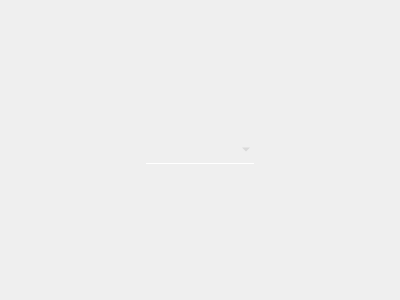
<?xml version="1.0" encoding="UTF-8"?>
<ui version="4.0">
 <class>WidgetDeistvie</class>
 <widget class="QWidget" name="WidgetDeistvie">
  <property name="geometry">
   <rect>
    <x>0</x>
    <y>0</y>
    <width>400</width>
    <height>300</height>
   </rect>
  </property>
  <property name="windowTitle">
   <string>Form</string>
  </property>
  <layout class="QVBoxLayout" name="verticalLayout">
   <property name="leftMargin">
    <number>0</number>
   </property>
   <property name="topMargin">
    <number>0</number>
   </property>
   <property name="rightMargin">
    <number>0</number>
   </property>
   <property name="bottomMargin">
    <number>0</number>
   </property>
   <item alignment="Qt::AlignmentFlag::AlignHCenter">
    <widget class="QComboBox" name="comboBox_deistvie">
     <property name="sizePolicy">
      <sizepolicy hsizetype="Fixed" vsizetype="Fixed">
       <horstretch>0</horstretch>
       <verstretch>0</verstretch>
      </sizepolicy>
     </property>
     <property name="styleSheet">
      <string notr="true">QComboBox {
	padding: 5, 5, 5, 5;
	border: none;
	border-bottom: 1px solid white;
	background: rgba(255, 255, 255, 0);
	transition: color 0.3s ease;
	transition: border-bottom 0.4s ease;
	color: rgb(204, 204, 204);
	font-size: 10pt;
	width: 90px;
}
QComboBox:hover {
   color: rgb(167, 167, 167);
}

QComboBox::item {
	background: rgb(67, 67, 67);
	border-radius: none;
}

QComboBox QAbstractItemView {
	border-radius: none;
    background: qlineargradient(spread:pad, x1:0, y1:0, x2:1, y2:0, stop:0 rgb(58, 58, 58), stop:1 rgb(88, 88, 88));
	selection-border-radius: none;
	selection-border: none;
	border: none;
	border-radius: 0;
	outline: none;
}
QComboBox QAbstractItemView::item {
    min-height: 15px;
	width: 15px;
	border: none;
	border-radius: none;
}
QComboBox QAbstractItemView::item:hover {
	color:rgb(173, 173, 173);
	border-bottom: 1px solid white;
}

</string>
     </property>
    </widget>
   </item>
  </layout>
 </widget>
 <resources/>
 <connections/>
</ui>
